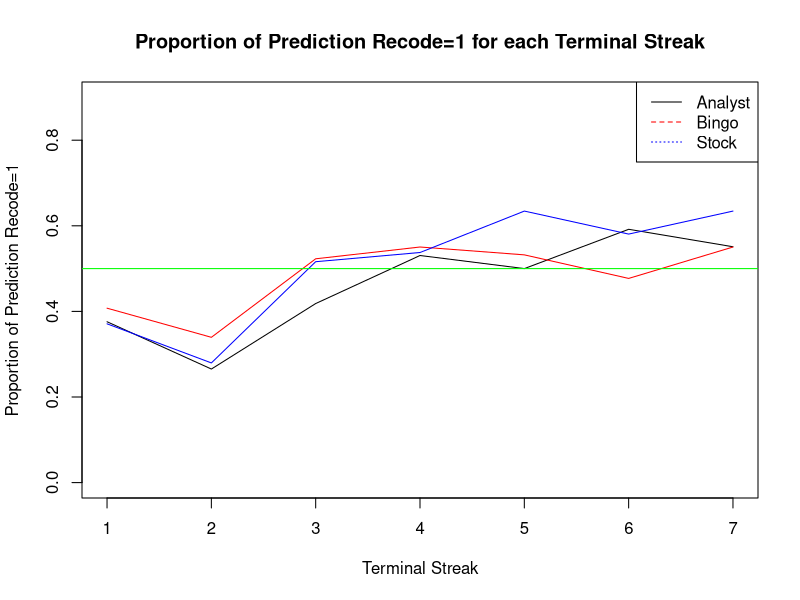
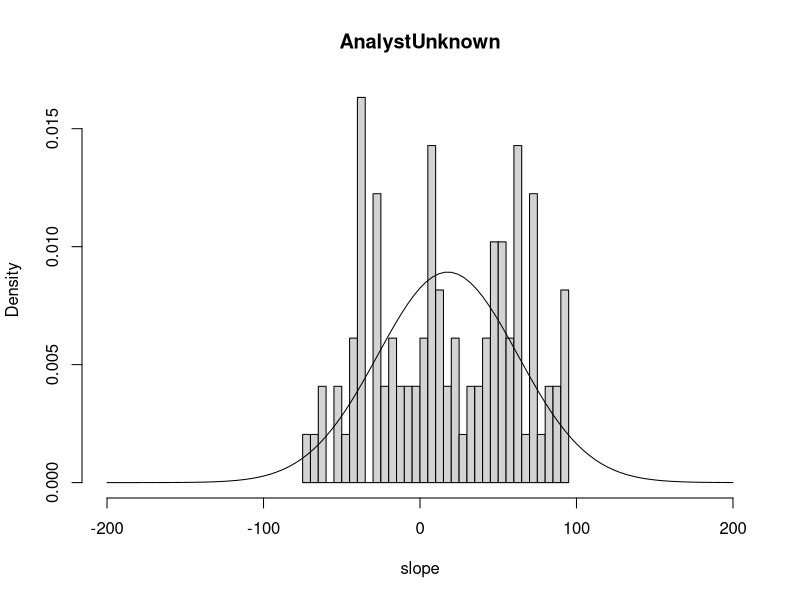
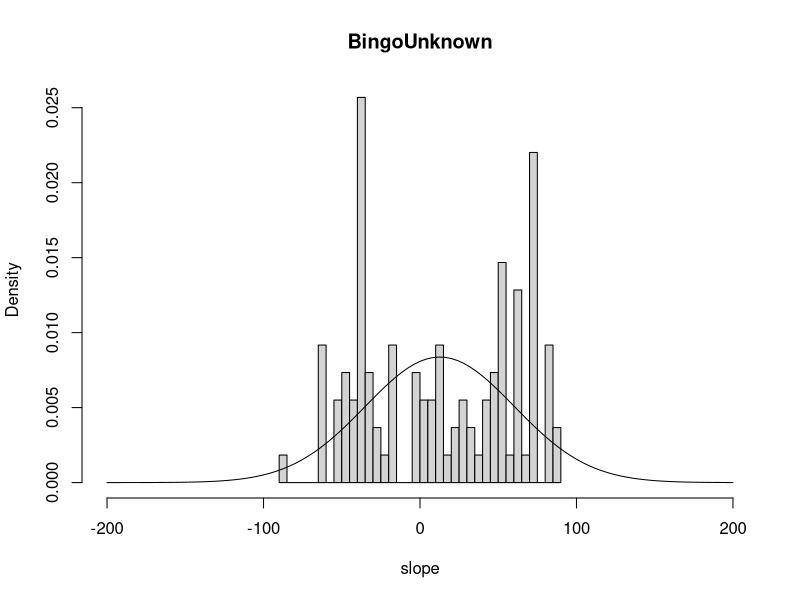
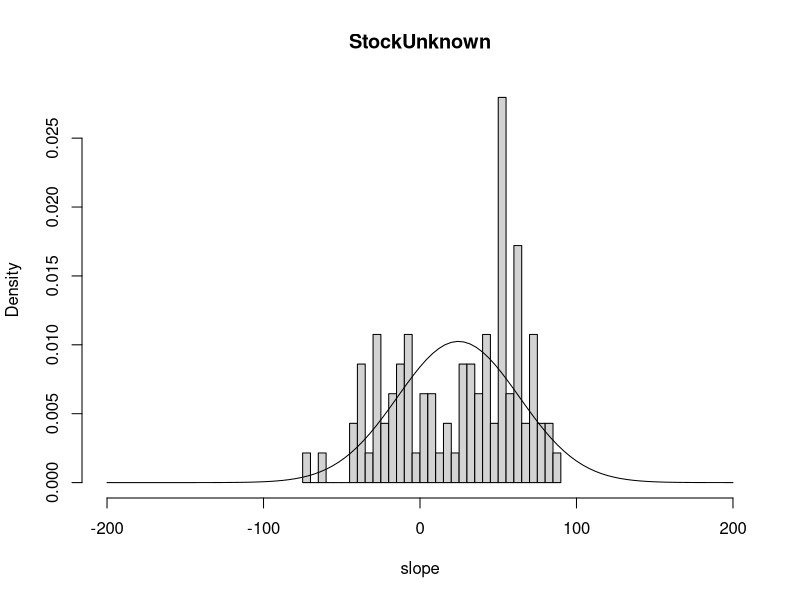

Reproduce these figures in R, in order.
## ---- chunk 1
library(readxl)
library(afex)
data <- read_excel("../Data/PredictingOutcomes_ParticipantPredictions.xlsx", sheet = "Study 3B")

# divide the data based on the generator
data1 <- data[data$generator == "analyst",]
data2 <- data[data$generator == "bingo",]
data3 <- data[data$generator == "stock",]
## ---- chunk 2
prop1 <- aggregate(data1$prediction_recode, by = list(data1$terminal_streak_length), FUN = mean)
prop2 <- aggregate(data2$prediction_recode, by = list(data2$terminal_streak_length), FUN = mean)
prop3 <- aggregate(data3$prediction_recode, by = list(data3$terminal_streak_length), FUN = mean)
## ---- chunk 3
plot(prop1$Group.1,prop1$x, type = "l",ylim=c(0.0,0.9), xlab = "Terminal Streak", ylab = "Proportion of Prediction Recode=1", main = "Proportion of Prediction Recode=1 for each Terminal Streak")
lines(prop2$Group.1,prop2$x, col = "red")
lines(prop3$Group.1,prop3$x,  col = "blue")
abline(h = 0.5, col = "green")
legend("topright", legend = c("Analyst", "Bingo", "Stock"), col = c("black", "red", "blue"), lty = 1:3)
## ---- chunk 4
model1 <- lmer(prediction_recode ~ generator + (1|participant_id), data = data)
summary(model1)
## ---- chunk 5
anova(model1)
## ---- chunk 6
aov1<-aov_ez('participant_id','prediction_recode',data, between=c('generator'),within=c('terminal_streak_length'))
aov1

pairwise.t.test(data$prediction_recode, data$generator, p.adjust.method = "bonferroni")


## ---- chunk 7
id <- unique(data1$participant_id)

slope <- c()

for (i in id){
x <- as.character(i)
datax <- data1[data1$participant_id == x,]
model <- glm(prediction_recode ~ terminal_streak_length, data = datax)
slope <- c(slope, coef(model)[2])
}
slope <- slope*500

hist(slope,breaks=30,xlim=c(-200,200),prob=TRUE,main="AnalystUnknown")
curve(dnorm(x, mean = mean(slope), sd = sd(slope)), add = TRUE, col = "black")
## ---- chunk 8
id <- unique(data2$participant_id)

slope <- c()

for (i in id){
x <- as.character(i)
datax <- data2[data2$participant_id == x,]
model <- glm(prediction_recode ~ terminal_streak_length, data = datax)
slope <- c(slope, coef(model)[2])
}
slope <- slope*500

hist(slope,breaks=30,xlim=c(-200,200),prob=TRUE,main="BingoUnknown")
curve(dnorm(x, mean = mean(slope), sd = sd(slope)), add = TRUE, col = "black")
## ---- chunk 9
id <- unique(data3$participant_id)

slope <- c()

for (i in id){
x <- as.character(i)
datax <- data3[data3$participant_id == x,]
model <- glm(prediction_recode ~ terminal_streak_length, data = datax)
slope <- c(slope, coef(model)[2])
}
slope <- slope*500

hist(slope,breaks=30,xlim=c(-200,200),prob=TRUE,main="StockUnknown")
curve(dnorm(x, mean = mean(slope), sd = sd(slope)), add = TRUE, col = "black")
## ---- chunk 10
data_dem<- read_excel("../Data/PredictingOutcomes_ParticipantDemographics.xlsx", sheet = "Study 2B")

# print(data)
## ---- chunk 11
map <- data.frame(unique(data_dem$participant_id), data_dem$gender)
colnames(map) <- c("participant_id","gender")
# map
## ---- chunk 12
dataf <- data[,c(2,3,8,10)]
# print(data1)
## ---- chunk 13

df <- merge(dataf, map, by = "participant_id")
df_total <- df[df$gender=='0' | df$gender=='1',]
# male <- df[df$gender=='0',]
# female <- df[df$gender=='1',]
# chisq.test(male$prediction_recode, female$prediction_recode,correct=FALSE)
check <- table(df_total$gender, df_total$terminal_streak_length)
print(check)
test <- table(df_total$gender, df_total$prediction_recode)
print(test)
chisq.test(test)
## ---- chunk 14
df <- df_total[df_total$generator=='analyst',]
test <- table(df$gender, df$prediction_recode)
print(test)
chisq.test(test)
## ---- chunk 15
df <- df_total[df_total$generator=='bingo',]
test <- table(df$gender, df$prediction_recode)
print(test)
chisq.test(test)
## ---- chunk 16
df <- df_total[df_total$generator=='stock',]
test <- table(df$gender, df$prediction_recode)
print(test)
chisq.test(test)
